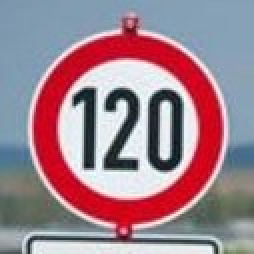
#> input picture traffic_sign_samples/0001.jpg, 127 x 127 px (shown 2 times larger)
$ python -i RandomEnhance.py   (imports and definitions only)
#> lines starting #> are read from the running program, lines starting #| are printed output that depends on the picture
import random

import numpy as np
from PIL import Image, ImageEnhance


class RandomEnhance():
    """
    Class to randomly enhance image by adjusting color, contrast, sharpness and
    brightness
    """

    def __init__(self, seed=None, p=1.0, intensity=0.5):
        """
        Initialises an instance.

        Parameters
        ----------
        seed      : int
                    Random seed for random number generator
        p         : float
                    Probability of augmenting a single example, must be in a
                    range of [0, 1]
        intensity : float
                    Augmentation intensity, must be in a [0, 1] range
        """

        self.p = p
        self.intensity = intensity
        self.random = random.Random()
        if seed is not None:
            self.seed = seed
            self.random.seed(seed)

    def enhance(self, image):
        """
        Randomly enhance input image with probability p
        """

        if self.random.uniform(0, 1) < self.p:
            return self.intensity_enhance(image)
        else:
            return image

    def intensity_enhance(self, im):
        """
        Perform random enhancement with specified intensity [0,1]. The range of
        random factors are chosen to be in an appropriate range.
        """

        color_factor = self.intensity * self.random.uniform(-0.4, 0.4) + 1
        contrast_factor = self.intensity * self.random.uniform(-0.5, 0.5) + 1
        sharpess_factor = self.intensity * self.random.uniform(-0.8, 0.8) + 1
        bright_factor = self.intensity * self.random.uniform(-0.5, 0.5) + 1

        image = Image.fromarray(np.uint8(im * 255))
        enhancer = ImageEnhance.Color(image)
        image = enhancer.enhance(color_factor)
        enhancer = ImageEnhance.Contrast(image)
        image = enhancer.enhance(contrast_factor)
        enhancer = ImageEnhance.Sharpness(image)
        image = enhancer.enhance(sharpess_factor)
        enhancer = ImageEnhance.Brightness(image)
        image = enhancer.enhance(bright_factor)

        return np.asarray(image) / 255.

>>> import cv2
>>> picture = cv2.imread('../traffic_sign_samples/0001.jpg', cv2.IMREAD_GRAYSCALE)
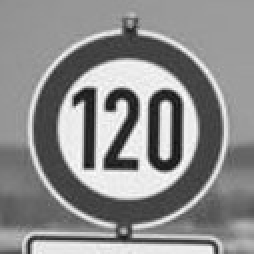
#> picture: shape (127, 127) (shown 2 times larger); min 16, max 255, mean 140.4
>>> result = RandomEnhance().enhance(picture)
#> in intensity_enhance, `image = Image.fromarray(np.uint8(im * 255))`:
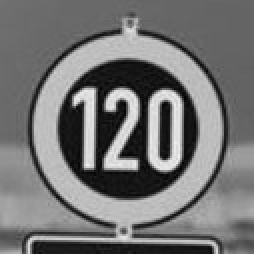
#> image: PIL image 127x127 L (shown 2 times larger); min 1, max 240, mean 115.6
#> in intensity_enhance, `image = enhancer.enhance(sharpess_factor)`:
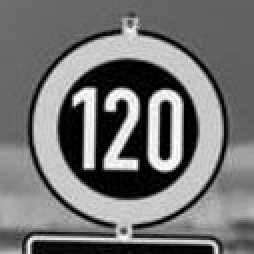
#> image: PIL image 127x127 L (shown 2 times larger); min 0, max 255, mean 115

$ run again, on traffic_sign_samples/0002.jpg
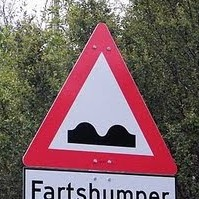
#> input picture traffic_sign_samples/0002.jpg, 199 x 199 px
#> `picture = cv2.imread('../traffic_sign_samples/0001.jpg', cv2.IMREAD_GR..`:
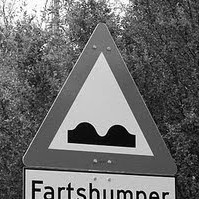
#> picture: shape (199, 199); min 0, max 255, mean 106.4
#> in intensity_enhance, `image = enhancer.enhance(bright_factor)`:
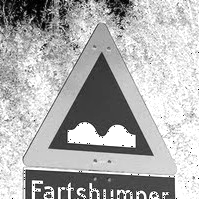
#> image: PIL image 199x199 L; min 0, max 255, mean 175.5

$ run again, on traffic_sign_samples/0005.jpg
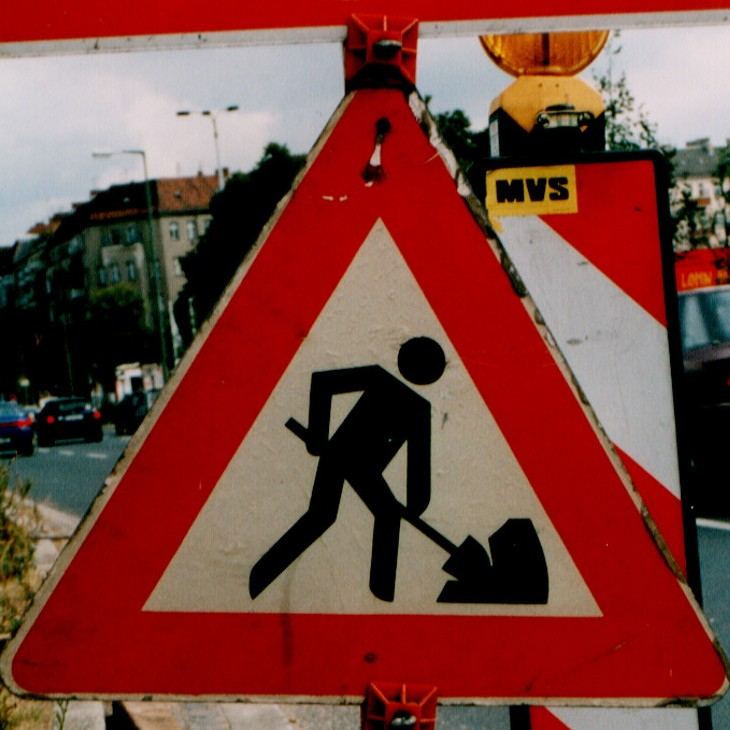
#> input picture traffic_sign_samples/0005.jpg, 730 x 730 px
#> `picture = cv2.imread('../traffic_sign_samples/0001.jpg', cv2.IMREAD_GR..`:
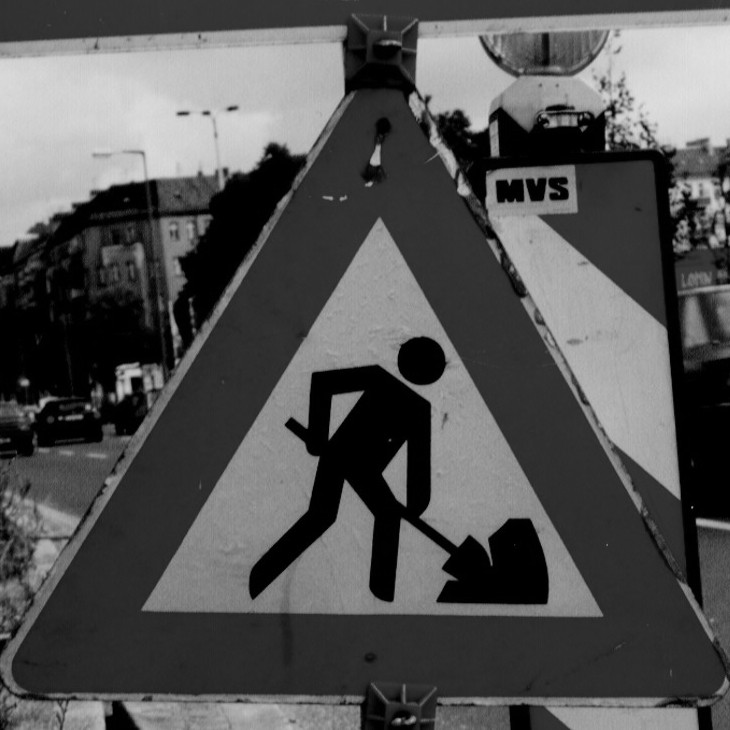
#> picture: shape (730, 730); min 0, max 226, mean 84.5
#> in intensity_enhance, `image = enhancer.enhance(contrast_factor)`:
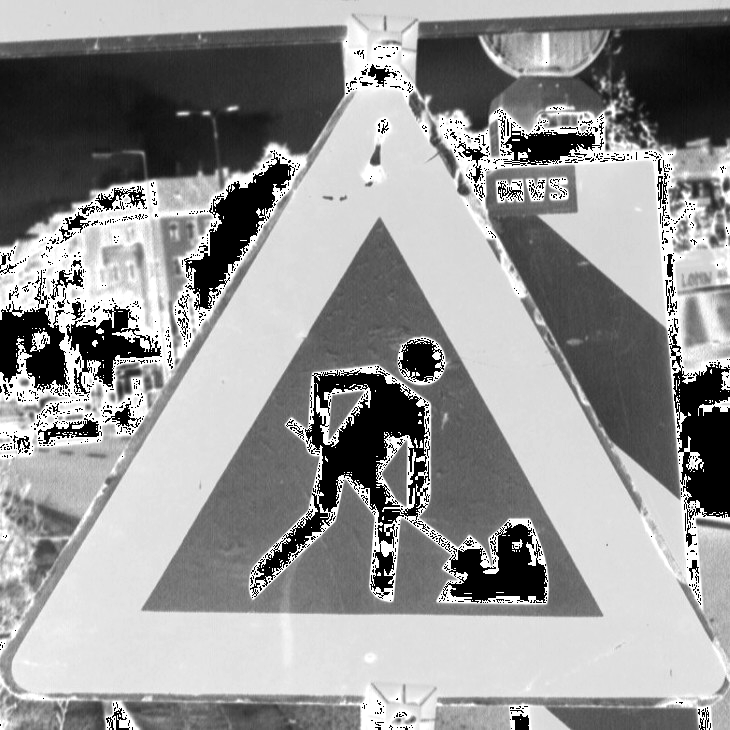
#> image: PIL image 730x730 L; min 0, max 255, mean 149.6

$ run again, on traffic_sign_samples/0006.jpg
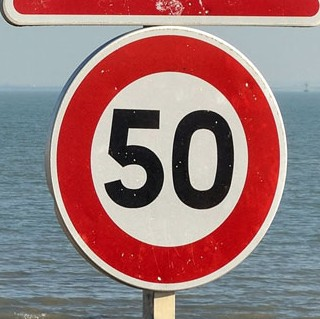
#> input picture traffic_sign_samples/0006.jpg, 320 x 319 px
#> `picture = cv2.imread('../traffic_sign_samples/0001.jpg', cv2.IMREAD_GR..`:
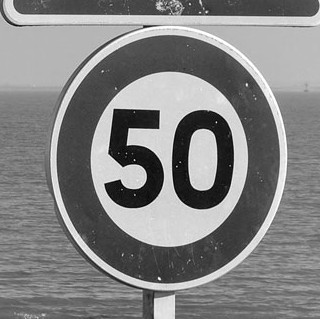
#> picture: shape (319, 320); min 0, max 255, mean 131
#> in intensity_enhance, `image = enhancer.enhance(bright_factor)`:
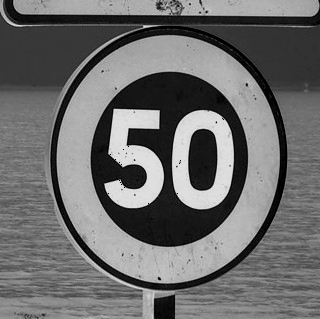
#> image: PIL image 320x319 L; min 0, max 223, mean 108.4
